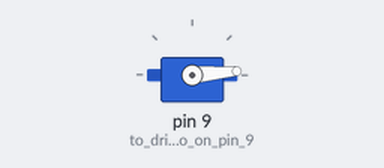
Bench run of a sketch on a simulated Arduino Uno, built with avr-gcc and run on an emulated ATmega328P. Parts: servo. Servo pulses on a pin are drawn as a servo (544–2400 µs = 0–180°); what the sketch prints to the serial monitor is not drawn.

Above: at 0.32 s.
At 11.52 s:
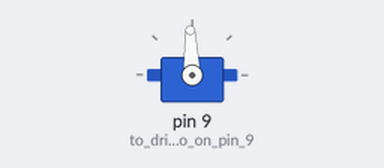
At 22.9 s:
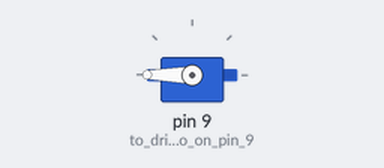
At 39.42 s:
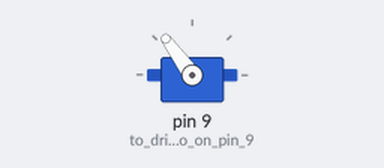
Timing chart, 0 to 40.0 s (numbered marks = the images above):
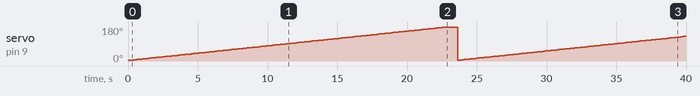

Measured:
- by itself, servo on pin 9 (to_drive_servo_on_pin_9): 4° → 5° at 0.22 s, → 6° 0.20 s later, → 7° 0.10 s later, → 8° 0.10 s later, … (303 changes in this stretch)

The sketch:

Lab4Sec0.4.ino
```cpp
// Lab4 PWM_servo_compact.ino
// Written By: C. Hochgraf
// Date: Feb 2017

  unsigned long servoValue=0;
//***********************************************************************************
void setup()
{
  pinMode(9,OUTPUT);  // to drive servo on pin 9
  Serial.begin(9600);
  Serial.println(F("Lab 4: PWM_servo_compact"));
  TCCR1A=0xB0;
  TCCR1B=0x13;
  ICR1=0x9C4;
  Serial.println();
  Serial.println("I'm ready to run a servo, attach one to pin 9");
}
//***********************************************************************************
void loop()
{ delay(100);
  servoValue++;
  OCR1A=72+servoValue; // load PWM compare register (OCR1A) with new PWM value (fadeValue)
  if (servoValue>=235) servoValue=0; //
  // for HS-311 servo, min time= 0.575 ms to max time 2.460ms
  // 250 counts per ms, but divide by 2 due to phase correct = 125 counts per ms
} // Arduino loop()
```
